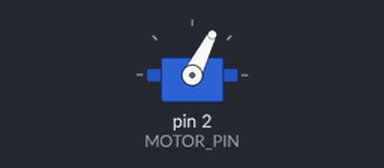
Bench run of a sketch on a simulated Arduino Uno, built with avr-gcc and run on an emulated ATmega328P. On the bench: servo.

Above: at 25.25 s.
Timing chart, 0 to 28.2 s (numbered marks = the images above):
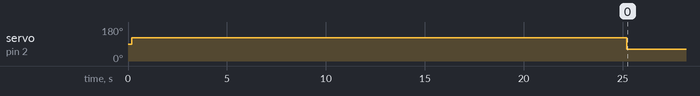

The sketch:

RollOut.ino
```cpp
#include <Servo.h>

#define TOUCH_PIN     0
#define MOTOR_PIN     2

#define DOWN        63
#define UP          123
#define NEUTRAL     93

Servo motor;
uint8_t cycle = 0;
boolean raising = false;

void setup(void) {
  Serial.begin(115200);
  delay(100);
  digitalWrite(MOTOR_PIN, LOW);
  motor.attach(MOTOR_PIN);
  delay(100);
  for (uint8_t i = 0; i < 50; i++) {
    motor.write(UP);
    delay(500);
  }
  cycle = 0;
  motor.write(NEUTRAL);
}

void loop(void) {
  static uint32_t _t = 0;
  digitalWrite(MOTOR_PIN, LOW);
  if (!digitalRead(TOUCH_PIN)) {
    if ((cycle > 10) && (cycle < 30)) {
      for (uint8_t i = 0; i < 50; i++) {
        motor.write(UP);
        delay(500);
      }
      cycle = 0;
    } else {
      motor.write(DOWN);
    }
    delay(500);
    motor.write(NEUTRAL);
  }
  if ((millis() - _t) > 600000) {
    if (cycle <= 30) {
      motor.write(DOWN);
      delay(500);
      cycle++;
    }
    _t = millis();
  }
}
```

Measured:
- by itself, servo on pin 2 (MOTOR_PIN): 90° → 123° at 0.20 s, → 63° 25.0 s later
